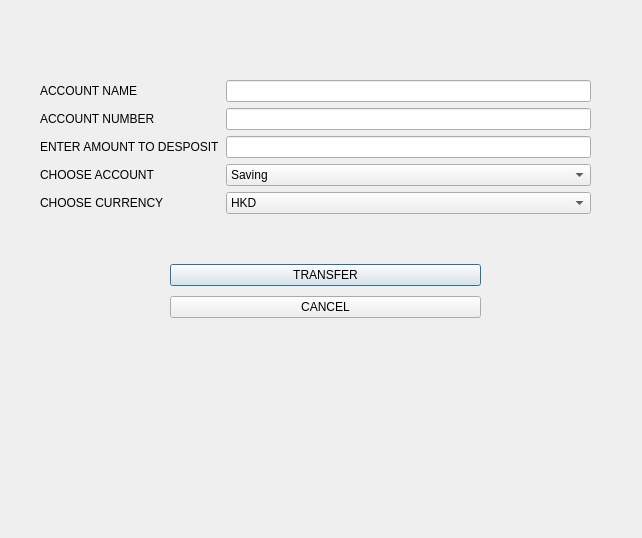
<?xml version="1.0" encoding="UTF-8"?>
<ui version="4.0">
 <class>Transfer</class>
 <widget class="QDialog" name="Transfer">
  <property name="geometry">
   <rect>
    <x>0</x>
    <y>0</y>
    <width>642</width>
    <height>538</height>
   </rect>
  </property>
  <property name="mouseTracking">
   <bool>true</bool>
  </property>
  <property name="windowTitle">
   <string>Transfer</string>
  </property>
  <widget class="QWidget" name="verticalLayoutWidget">
   <property name="geometry">
    <rect>
     <x>170</x>
     <y>260</y>
     <width>311</width>
     <height>64</height>
    </rect>
   </property>
   <layout class="QVBoxLayout" name="verticalLayout">
    <item>
     <widget class="QPushButton" name="pushButton_TRANSFER">
      <property name="text">
       <string>TRANSFER</string>
      </property>
     </widget>
    </item>
    <item>
     <widget class="QPushButton" name="pushButton_CANCEL">
      <property name="text">
       <string>CANCEL</string>
      </property>
     </widget>
    </item>
   </layout>
  </widget>
  <widget class="QWidget" name="formLayoutWidget_2">
   <property name="geometry">
    <rect>
     <x>40</x>
     <y>80</y>
     <width>551</width>
     <height>151</height>
    </rect>
   </property>
   <layout class="QFormLayout" name="formLayout_2">
    <item row="0" column="0">
     <widget class="QLabel" name="label_2">
      <property name="text">
       <string>ACCOUNT NAME</string>
      </property>
     </widget>
    </item>
    <item row="0" column="1">
     <widget class="QLineEdit" name="lineEdit_amount_2"/>
    </item>
    <item row="1" column="0">
     <widget class="QLabel" name="label_3">
      <property name="text">
       <string>ACCOUNT NUMBER</string>
      </property>
     </widget>
    </item>
    <item row="1" column="1">
     <widget class="QLineEdit" name="lineEdit_accountNum"/>
    </item>
    <item row="2" column="0">
     <widget class="QLabel" name="label">
      <property name="text">
       <string>ENTER AMOUNT TO DESPOSIT</string>
      </property>
     </widget>
    </item>
    <item row="2" column="1">
     <widget class="QLineEdit" name="lineEdit_amount"/>
    </item>
    <item row="3" column="0">
     <widget class="QLabel" name="label_5">
      <property name="text">
       <string>CHOOSE ACCOUNT</string>
      </property>
     </widget>
    </item>
    <item row="3" column="1">
     <widget class="QComboBox" name="comboBox_currency_2">
      <item>
       <property name="text">
        <string>Saving</string>
       </property>
      </item>
      <item>
       <property name="text">
        <string>Current</string>
       </property>
      </item>
     </widget>
    </item>
    <item row="4" column="0">
     <widget class="QLabel" name="label_4">
      <property name="text">
       <string>CHOOSE CURRENCY</string>
      </property>
     </widget>
    </item>
    <item row="4" column="1">
     <widget class="QComboBox" name="comboBox_currency">
      <item>
       <property name="text">
        <string>HKD</string>
       </property>
      </item>
      <item>
       <property name="text">
        <string>USD</string>
       </property>
      </item>
      <item>
       <property name="text">
        <string>CNY</string>
       </property>
      </item>
     </widget>
    </item>
   </layout>
  </widget>
 </widget>
 <resources/>
 <connections/>
</ui>
